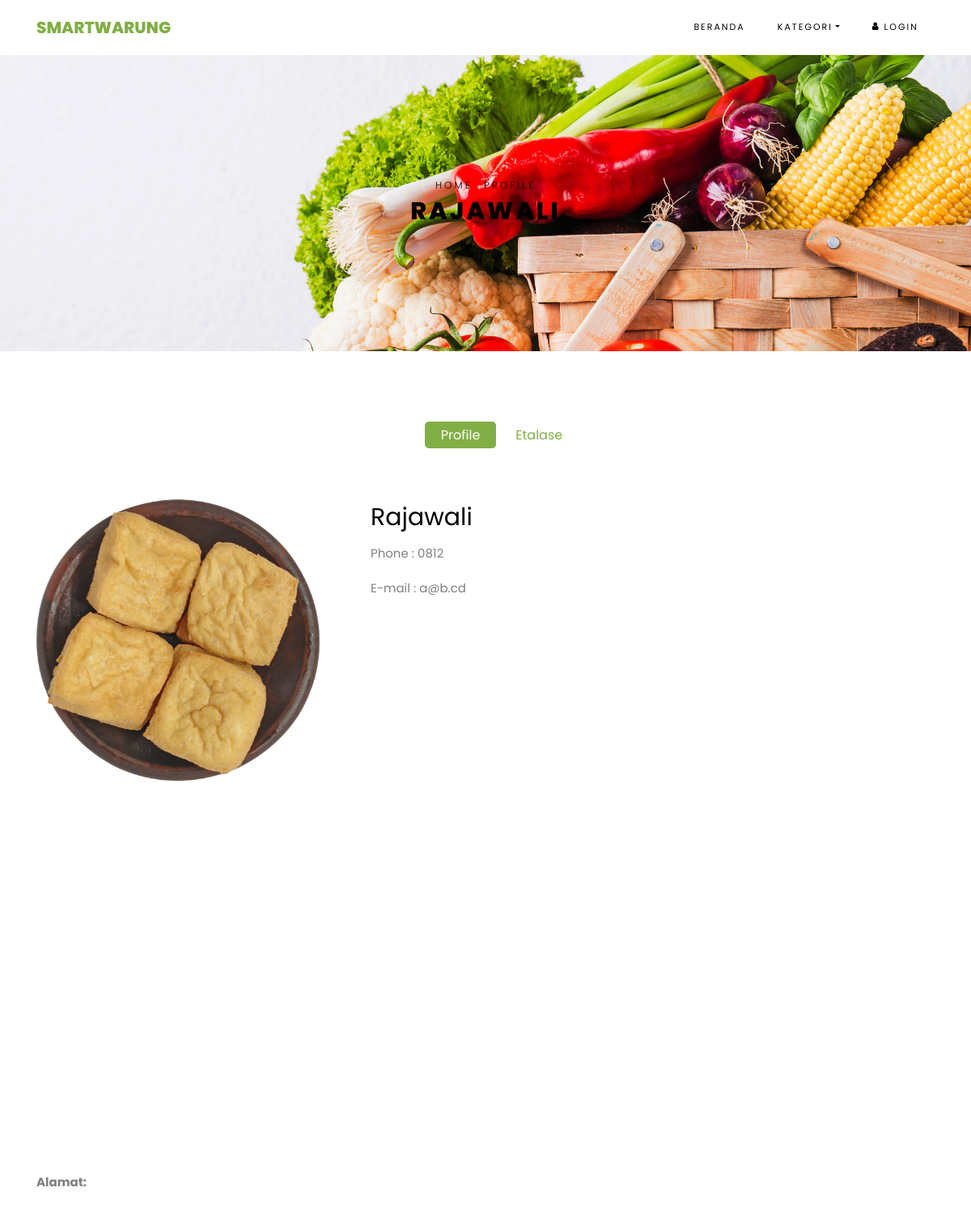
Page /profile/show/rajawali on the committed database.
### tables this page shows
CREATE TABLE `users` (
  `name` varchar(255) NOT NULL,
  `username` varchar(255) NOT NULL,
  `password` varchar(255) NOT NULL,
  `phone` varchar(255) NOT NULL,
  `email` varchar(255) NOT NULL,
  `role` int(11) DEFAULT NULL,
  `photo` text
);

### application/controllers/profile.php (called while the page is built, shortened)
<?php
class profile extends CI_Controller {
    public function __construct(){
        $this->load->model('users');
        $this->load->model('invoices');
        $this->load->model('items');
        $this->load->library('form_validation');
        $this->load->helper('date');
    }
    public function show($username){
        $data['user'] = $this->users->get_username($username);
        $data['active'] = 'index';
        $this->load->view('template/header');
        $this->load->view('profile/index',$data);
        $this->load->view('template/footer');
        if ($data['user']['role']==1) {
            $data['warung'] = $this->users->get_user_warung($data['user']['username']);
            $this->load->view('profile/scriptMap',$data);
        }
    }
}?>

### index.php (called while the page is built, shortened)
<?php
require_once BASEPATH.'core/CodeIgniter.php';

### application/models/users.php (called while the page is built, shortened)
<?php
class users extends CI_Model {
    public function get_username($username){
        $this->db->where('username', $username);
        return $this->db->get('users')->row_array();
    }
    public function get_user_warung($username){
        $this->db->from('users');
        $this->db->join('warungs','users.username = warungs.username');
        $this->db->where('users.username',$username);
        return $this->db->get()->row_array();
    }
}
?>

### application/views/profile/index.php (the view, shortened to what this page needs)
<div class="hero-wrap hero-bread" style="background-image: url('images/bg_1.jpg');">
	<div class="container">
	<div class="row no-gutters slider-text align-items-center justify-content-center">
		<div class="col-md-9 ftco-animate text-center">
		<p class="breadcrumbs" style="color: black;"><span class="mr-2" ><a href="<?php echo base_url(); ?>" style="color: black;">Home</a></span> <span style="color: black;">Profile</span></p>
		<h1 class="mb-0 bread" style="color: black;"><?php echo $user['name']; ?></h1>
		</div>
	</div>
	</div>
</div>
    <section class="ftco-section">
    <div class="container">
        <div class="row justify-content-center">
            <div class="col-md-10 mb-5 text-center">
                <ul class="product-category">
                    <?php include APPPATH.'views/profile/menu.php'; ?>
                </ul>
            </div>
        </div>
        <div class="row">
            <div class="container">
                <div class="row">
                    <div class="col-lg-4 mb-2 justify-content-center ftco-animate">
                        <?php if($user['photo'] == null): ?>
                        <a href="<?php echo base_url('assets/images/no-photo.png') ?>" class="image-popup"><img src="<?php echo base_url('assets/images/no-photo.png') ?>" class="img-fluid" ></a>
                        <?php else: ?>
                            <a href="<?php $photos = explode(',',$user['photo']); echo base_url('assets/uploads/').$photos[0] ?>" class="image-popup mb-3"><img style="width:100%;margin-bottom:10px" src="<?php $photos = explode(',',$user['photo']); echo base_url('assets/uploads/').$photos[0] ?>" class="img-fluid" ></a>
                        <?php endif; ?>
                    </div>
                    <div class="col-lg-8 product-details pl-md-5 ftco-animate">
                        <h3><?php echo $user['name'] ?></h3>
                        <p>Phone    : <?php echo $user['phone'] ?></p>
                        <p>E-mail   : <?php echo $user['email'] ?></p>
                    </div>
                </div>
            </div>
        </div>
        <div class="row mt-5">
            <?php if($user['role']==1): ?>
                <div class="container-fluid">
                    <div id="map" class="mb-3" style="width: 100%;height:400px;"></div>
                    <span class="" style="font-weight: bold">Alamat: </span><span id="address"></span>
                </div>
            <?php endif; ?>
        </div>
    </div>
</section>

### rows in the picture
users: name "RAJAWALI", photo (picture), name "Rajawali", phone "0812", email "a@b.cd"
